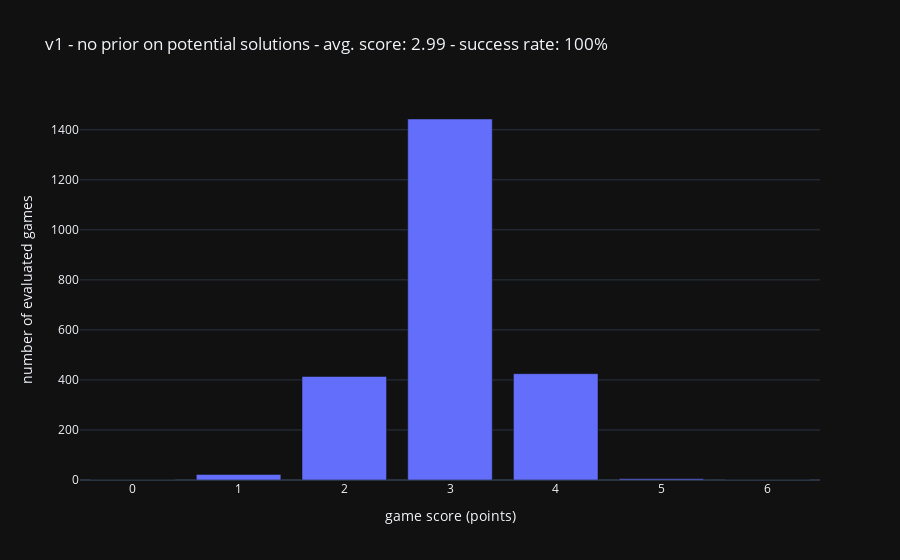

Notebook code for this chart:
### Markdown cell above
## Evaluating v1 - no prior

### Code cell
config = {
    "player": wd.player.GreedyPlayer(starting_psm=psm),
    "path_to_eval_words_list": DATA_PATH / "raw/possible_words.txt",
    "path_to_json_output": DATA_PATH / "outputs/eval_results_v1.json",
    "fig_title": "v1 - no prior on potential solutions",
    "fig_name": IMG_PATH / "eval_v1.png",
}

res, fig = run_eval(config)

### Figure 1 — Plotly figure (JSON) as saved in the notebook; plotly's stock layout.template omitted (floating-point values rounded to 4 significant figures)
{"data": [{"alignmentgroup": "True", "hovertemplate": "game score (points)=%{x}<br>number of evaluated games=%{y}<extra></extra>", "legendgroup": "", "marker": {"color": "#636efa", "pattern": {"shape": ""}}, "name": "", "offsetgroup": "", "orientation": "v", "showlegend": false, "textposition": "auto", "type": "bar", "x": [0, 1, 2, 3, 4, 5, 6], "xaxis": "x", "y": [0, 22, 414, 1443, 425, 5, 0], "yaxis": "y"}], "layout": {"barmode": "relative", "legend": {"tracegroupgap": 0}, "title": {"text": "v1 - no prior on potential solutions - avg. score: 2.99 - success rate: 100%"}, "xaxis": {"anchor": "y", "domain": [0, 1], "title": {"text": "game score (points)"}}, "yaxis": {"anchor": "x", "domain": [0, 1], "title": {"text": "number of evaluated games"}}}}
